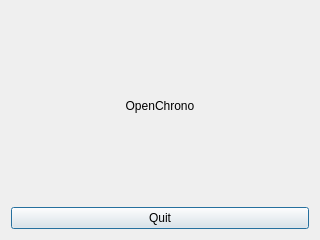
<ui version="4.0" >
 <class>About</class>
 <widget class="QWidget" name="About" >
  <property name="geometry" >
   <rect>
    <x>0</x>
    <y>0</y>
    <width>320</width>
    <height>240</height>
   </rect>
  </property>
  <property name="windowTitle" >
   <string>About</string>
  </property>
  <layout class="QVBoxLayout" >
   <property name="leftMargin" >
    <number>11</number>
   </property>
   <property name="topMargin" >
    <number>11</number>
   </property>
   <property name="rightMargin" >
    <number>11</number>
   </property>
   <property name="bottomMargin" >
    <number>11</number>
   </property>
   <item>
    <widget class="QLabel" name="label" >
     <property name="text" >
      <string>OpenChrono</string>
     </property>
     <property name="textFormat" >
      <enum>Qt::AutoText</enum>
     </property>
     <property name="scaledContents" >
      <bool>false</bool>
     </property>
     <property name="alignment" >
      <set>Qt::AlignCenter</set>
     </property>
     <property name="wordWrap" >
      <bool>true</bool>
     </property>
    </widget>
   </item>
   <item>
    <widget class="QPushButton" name="quit" >
     <property name="text" >
      <string>Quit</string>
     </property>
     <property name="autoDefault" >
      <bool>true</bool>
     </property>
     <property name="default" >
      <bool>true</bool>
     </property>
    </widget>
   </item>
  </layout>
 </widget>
 <resources/>
 <connections/>
</ui>
